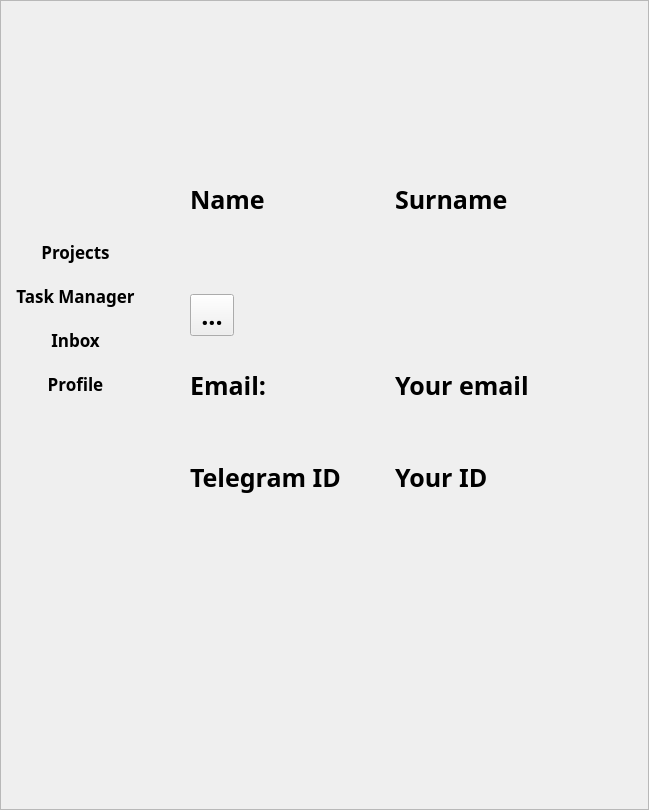
<?xml version="1.0" encoding="UTF-8"?>
<ui version="4.0">
 <class>main_window_project_widjet</class>
 <widget class="QFrame" name="main_window_project_widjet">
  <property name="enabled">
   <bool>true</bool>
  </property>
  <property name="geometry">
   <rect>
    <x>0</x>
    <y>0</y>
    <width>649</width>
    <height>810</height>
   </rect>
  </property>
  <property name="minimumSize">
   <size>
    <width>649</width>
    <height>810</height>
   </size>
  </property>
  <property name="maximumSize">
   <size>
    <width>649</width>
    <height>810</height>
   </size>
  </property>
  <property name="font">
   <font>
    <family>.SF Soft Numeric</family>
    <pointsize>19</pointsize>
    <weight>75</weight>
    <italic>false</italic>
    <bold>true</bold>
   </font>
  </property>
  <property name="mouseTracking">
   <bool>false</bool>
  </property>
  <property name="windowTitle">
   <string>Frame</string>
  </property>
  <property name="autoFillBackground">
   <bool>false</bool>
  </property>
  <property name="frameShape">
   <enum>QFrame::StyledPanel</enum>
  </property>
  <property name="frameShadow">
   <enum>QFrame::Raised</enum>
  </property>
  <widget class="QWidget" name="layoutWidget">
   <property name="enabled">
    <bool>true</bool>
   </property>
   <property name="geometry">
    <rect>
     <x>-20</x>
     <y>230</y>
     <width>191</width>
     <height>176</height>
    </rect>
   </property>
   <property name="font">
    <font>
     <family>.SF Soft Numeric</family>
     <pointsize>13</pointsize>
     <weight>75</weight>
     <italic>false</italic>
     <bold>true</bold>
     <stylestrategy>PreferDefault</stylestrategy>
    </font>
   </property>
   <layout class="QVBoxLayout" name="verticalLayout_6">
    <item>
     <widget class="QPushButton" name="projectsBtn">
      <property name="enabled">
       <bool>true</bool>
      </property>
      <property name="font">
       <font>
        <family>.SF Soft Numeric</family>
        <pointsize>13</pointsize>
        <weight>75</weight>
        <italic>false</italic>
        <bold>true</bold>
        <stylestrategy>PreferDefault</stylestrategy>
       </font>
      </property>
      <property name="text">
       <string>Projects</string>
      </property>
      <property name="autoDefault">
       <bool>false</bool>
      </property>
      <property name="flat">
       <bool>true</bool>
      </property>
     </widget>
    </item>
    <item>
     <widget class="QPushButton" name="taskManagerBtn">
      <property name="enabled">
       <bool>true</bool>
      </property>
      <property name="font">
       <font>
        <family>.SF Soft Numeric</family>
        <pointsize>13</pointsize>
        <weight>75</weight>
        <italic>false</italic>
        <bold>true</bold>
        <stylestrategy>PreferDefault</stylestrategy>
       </font>
      </property>
      <property name="text">
       <string>Task Manager</string>
      </property>
      <property name="flat">
       <bool>true</bool>
      </property>
     </widget>
    </item>
    <item>
     <widget class="QPushButton" name="inboxBtn">
      <property name="enabled">
       <bool>true</bool>
      </property>
      <property name="font">
       <font>
        <family>.SF Soft Numeric</family>
        <pointsize>13</pointsize>
        <weight>75</weight>
        <italic>false</italic>
        <bold>true</bold>
        <stylestrategy>PreferDefault</stylestrategy>
       </font>
      </property>
      <property name="text">
       <string>Inbox</string>
      </property>
      <property name="flat">
       <bool>true</bool>
      </property>
     </widget>
    </item>
    <item>
     <widget class="QPushButton" name="profileBtn">
      <property name="enabled">
       <bool>true</bool>
      </property>
      <property name="font">
       <font>
        <family>.SF Soft Numeric</family>
        <pointsize>13</pointsize>
        <weight>75</weight>
        <italic>false</italic>
        <bold>true</bold>
        <stylestrategy>PreferDefault</stylestrategy>
       </font>
      </property>
      <property name="text">
       <string>Profile</string>
      </property>
      <property name="flat">
       <bool>true</bool>
      </property>
     </widget>
    </item>
   </layout>
  </widget>
  <widget class="QWidget" name="layoutWidget">
   <property name="geometry">
    <rect>
     <x>190</x>
     <y>110</y>
     <width>403</width>
     <height>410</height>
    </rect>
   </property>
   <layout class="QVBoxLayout" name="verticalLayout_3">
    <item>
     <layout class="QHBoxLayout" name="horizontalLayout">
      <item>
       <widget class="QLabel" name="name_label_profile">
        <property name="text">
         <string>Name</string>
        </property>
       </widget>
      </item>
      <item>
       <widget class="QLabel" name="surname_label_profile">
        <property name="text">
         <string>Surname</string>
        </property>
       </widget>
      </item>
     </layout>
    </item>
    <item>
     <widget class="QToolButton" name="avatar_icon">
      <property name="text">
       <string>...</string>
      </property>
      <property name="icon">
       <iconset>
        <normaloff>../../../resourses.qrc/plus.png</normaloff>../../../resourses.qrc/plus.png</iconset>
      </property>
     </widget>
    </item>
    <item>
     <layout class="QHBoxLayout" name="horizontalLayout_2">
      <item>
       <layout class="QVBoxLayout" name="verticalLayout">
        <item>
         <widget class="QLabel" name="email_label_profile">
          <property name="text">
           <string>Email:</string>
          </property>
         </widget>
        </item>
        <item>
         <widget class="QLabel" name="telegram_label_profile">
          <property name="text">
           <string>Telegram ID</string>
          </property>
         </widget>
        </item>
       </layout>
      </item>
      <item>
       <layout class="QVBoxLayout" name="verticalLayout_2">
        <item>
         <widget class="QLabel" name="email_your_profile">
          <property name="text">
           <string>Your email</string>
          </property>
         </widget>
        </item>
        <item>
         <widget class="QLabel" name="telegram_your_profile">
          <property name="text">
           <string>Your ID</string>
          </property>
         </widget>
        </item>
       </layout>
      </item>
     </layout>
    </item>
   </layout>
  </widget>
 </widget>
 <resources/>
 <connections/>
</ui>
